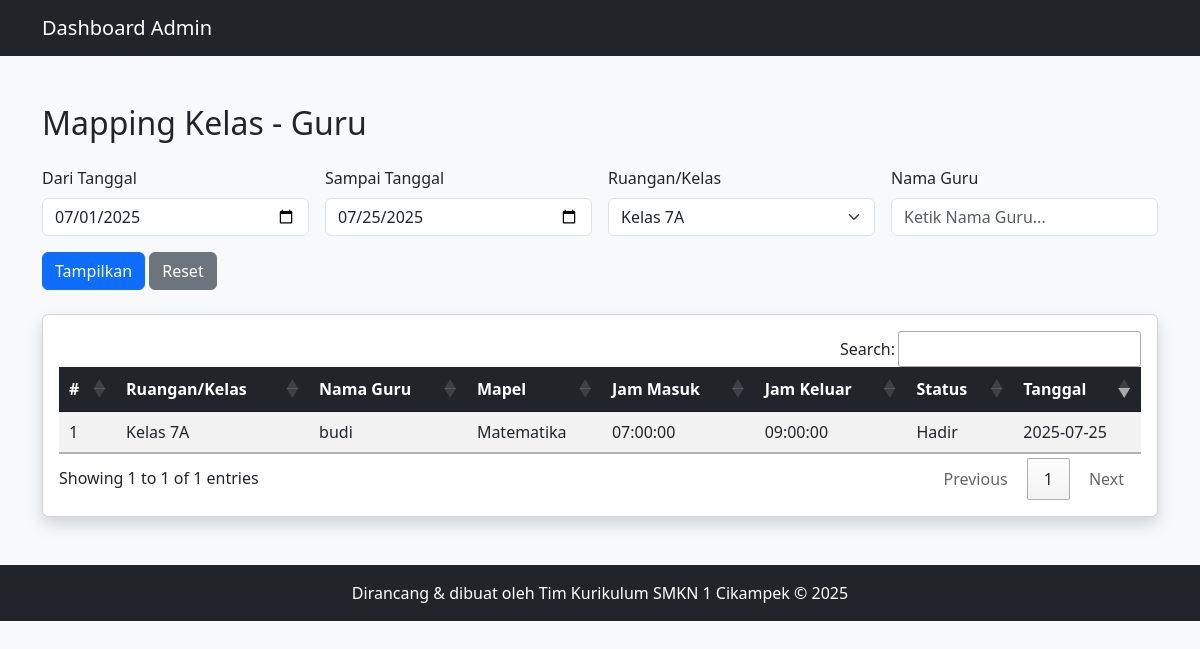
Page /mapping_kelas.php?ruangan=Kelas 7A (signed in) on the committed database.
### tables this page shows
CREATE TABLE IF NOT EXISTS kehadiran_guru13 (
  id INT AUTO_INCREMENT PRIMARY KEY,
  ruangan_kelas VARCHAR(100) NOT NULL,
  nama_guru VARCHAR(100) NOT NULL,
  mata_pelajaran VARCHAR(100) NOT NULL,
  jam_masuk TIME NOT NULL,
  jam_keluar TIME NOT NULL,
  status_kehadiran ENUM('Hadir', 'Izin', 'Sakit') NOT NULL,
  tugas VARCHAR(255) DEFAULT NULL,
  keterangan_tugas TEXT,
  tanggal DATE DEFAULT CURRENT_DATE
);

### mapping_kelas.php (the view, shortened to what this page needs)
<?php
include 'koneksi.php';
$from = isset($_GET['from']) ? $_GET['from'] : date('Y-m-01');
$to = isset($_GET['to']) ? $_GET['to'] : date('Y-m-d');
$ruangan = isset($_GET['ruangan']) ? trim($_GET['ruangan']) : '';
$guru = isset($_GET['guru']) ? trim($_GET['guru']) : '';
$where = ["tanggal BETWEEN '$from' AND '$to'"];
if ($ruangan) $where[] = "ruangan_kelas = '$ruangan'";
$sql = "SELECT * FROM kehadiran_guru13 WHERE " . implode(' AND ', $where) . " ORDER BY tanggal DESC";
$result = $conn->query($sql);
$ruangan_list = $conn->query("SELECT DISTINCT ruangan_kelas FROM kehadiran_guru13 ORDER BY ruangan_kelas");
?>
<!DOCTYPE html>
<html lang="id">
<head>
  <link href="https://cdn.jsdelivr.net/npm/bootstrap@5.3.0/dist/css/bootstrap.min.css" rel="stylesheet">
  <link rel="stylesheet" href="https://cdn.datatables.net/1.13.7/css/jquery.dataTables.min.css">
  <link rel="stylesheet" href="https://cdn.datatables.net/buttons/2.4.2/css/buttons.dataTables.min.css">
</head>
<body class="bg-light">
<nav class="navbar navbar-expand-lg navbar-dark bg-dark">
  <div class="container">
    <a class="navbar-brand" href="dashboard_admin.php">Dashboard Admin</a>
  </div>
</nav>
<main class="container py-5">
  <h2 class="mb-4">Mapping Kelas - Guru</h2>
  <form method="GET" class="row g-3 mb-4">
    <div class="col-md-3">
      <label class="form-label">Dari Tanggal</label>
      <input type="date" name="from" class="form-control" value="<?= htmlspecialchars($from) ?>" required>
    </div>
    <div class="col-md-3">
      <label class="form-label">Sampai Tanggal</label>
      <input type="date" name="to" class="form-control" value="<?= htmlspecialchars($to) ?>" required>
    </div>
    <div class="col-md-3">
      <label class="form-label">Ruangan/Kelas</label>
      <select name="ruangan" class="form-select">
        <?php while ($r = $ruangan_list->fetch_assoc()): ?>
          <option value="<?= htmlspecialchars($r['ruangan_kelas']) ?>"
            <?= ($ruangan == $r['ruangan_kelas']) ? 'selected' : '' ?>>
            <?= htmlspecialchars($r['ruangan_kelas']) ?>
          </option>
        <?php endwhile; ?>
      </select>
    </div>
    <div class="col-md-3">
  <label class="form-label">Nama Guru</label>
  <input type="text" id="guru" name="guru" class="form-control"
         placeholder="Ketik Nama Guru..." value="<?= htmlspecialchars($guru) ?>">
</div>
    <div class="col-md-3 align-self-end">
      <button type="submit" class="btn btn-primary">Tampilkan</button>
      <a href="mapping_kelas.php" class="btn btn-secondary">Reset</a>
    </div>
  </form>
  <div class="card shadow">
    <div class="card-body table-responsive">
      <table id="tableMapping" class="table table-striped">
        <thead class="table-dark">
          <tr>
            <th>#</th>
            <th>Ruangan/Kelas</th>
            <th>Nama Guru</th>
            <th>Mapel</th>
            <th>Jam Masuk</th>
            <th>Jam Keluar</th>
            <th>Status</th>
            <th>Tanggal</th>
          </tr>
        </thead>
        <tbody>
          <?php $no = 1; while ($row = $result->fetch_assoc()): ?>
            <tr>
              <td><?= $no++ ?></td>
              <td><?= htmlspecialchars($row['ruangan_kelas']) ?></td>
              <td><?= htmlspecialchars($row['nama_guru']) ?></td>
              <td><?= htmlspecialchars($row['mata_pelajaran']) ?></td>
              <td><?= htmlspecialchars($row['jam_masuk']) ?></td>
              <td><?= htmlspecialchars($row['jam_keluar']) ?></td>
              <td><?= htmlspecialchars($row['status_kehadiran']) ?></td>
              <td><?= htmlspecialchars($row['tanggal']) ?></td>
            </tr>
          <?php endwhile; ?>
        </tbody>
      </table>
    </div>
  </div>
</main>
<footer class="bg-dark text-white text-center py-3">
  Dirancang & dibuat oleh Tim Kurikulum SMKN 1 Cikampek © <?= date('Y') ?>
</footer>
<link rel="stylesheet" href="https://code.jquery.com/ui/1.13.2/themes/base/jquery-ui.css">
</body>
</html>

### rows in the picture
kehadiran_guru13: ruangan_kelas "Kelas 7A", nama_guru "budi", mata_pelajaran "Matematika", jam_masuk "07:00:00", jam_keluar "09:00:00", status_kehadiran "Hadir", tanggal "2025-07-25"

### other values in the picture
form field ruangan "Kelas 7A"
